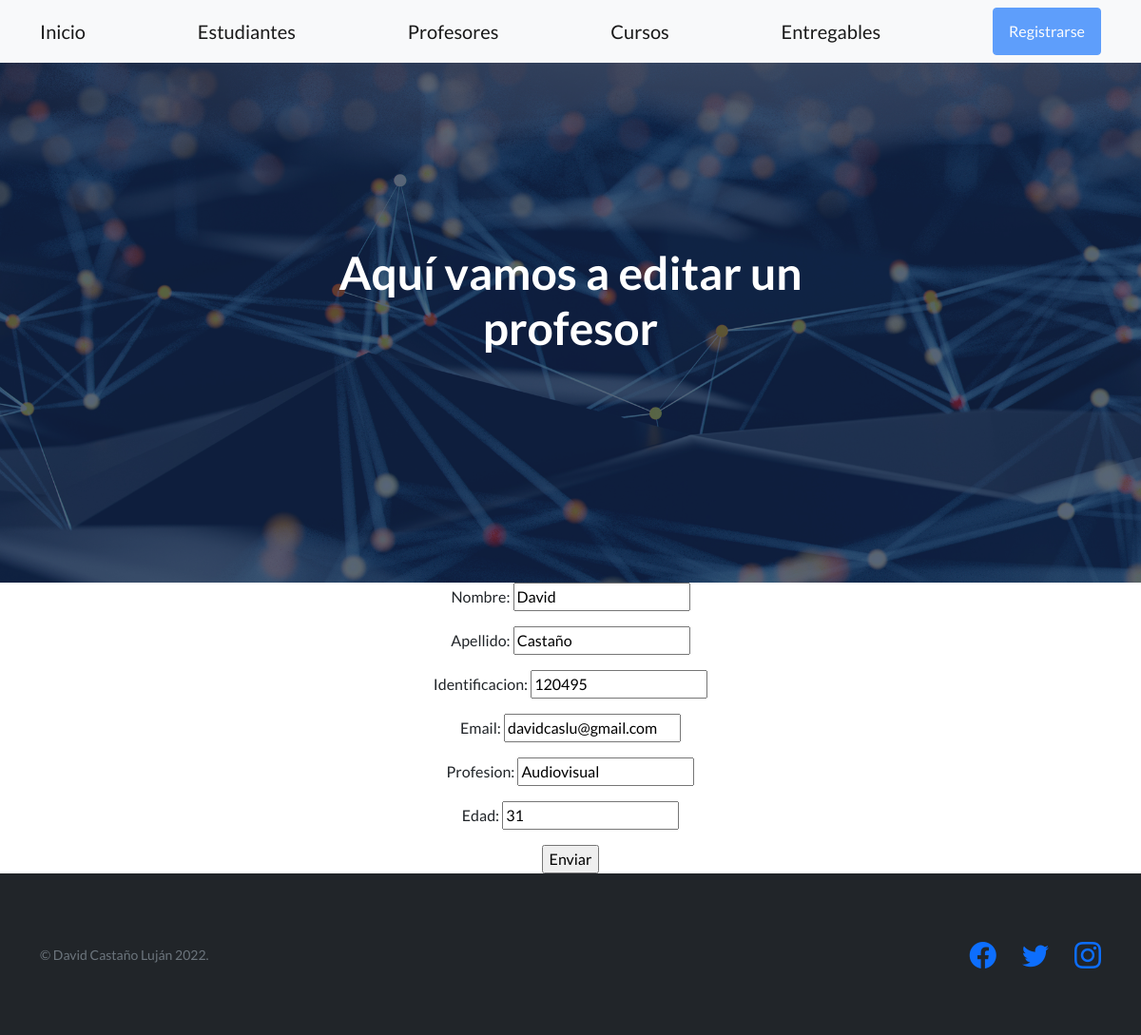
Page /AppCoder/editarProfesor/120495 on the committed database.
### AppCoder/models.py (models this page shows)
class Profesor(models.Model):
    nombre = models.CharField(max_length=40)
    apellido = models.CharField(max_length=40)
    identificacion = models.IntegerField(default=0)
    email = models.EmailField()
    profesion = models.CharField(max_length=40)
    edad = models.IntegerField(default = 0)

### AppCoder/views.py (the view)
# urls.py: path('editarProfesor/<profesor_identificacion>', editarProfesor, name='editarProfesor'),
def editarProfesor(request, profesor_identificacion):
    profesor_elegido=Profesor.objects.get(identificacion=profesor_identificacion)
    if request.method == 'POST':
        miFormulario = ProfesorFormulario(request.POST)
        if miFormulario.is_valid(): #valida que los datos estén bien
            infoDict = miFormulario.cleaned_data #la info del formulario se pasa a tipo diccionario
            profesor_elegido.nombre=infoDict["nombre"]
            profesor_elegido.apellido=infoDict["apellido"]
            profesor_elegido.identificacion=infoDict["identificacion"]
            profesor_elegido.email=infoDict["email"]
            profesor_elegido.profesion=infoDict["profesion"]
            profesor_elegido.edad=infoDict["edad"]
            profesor_elegido.save()
            return render(request, "AppCoder/index.html")
    else:
        miFormulario = ProfesorFormulario(initial={"nombre": profesor_elegido.nombre, "apellido": profesor_elegido.apellido, "identificacion": profesor_elegido.identificacion, "email": profesor_elegido.email, "profesion": profesor_elegido.profesion, "edad": profesor_elegido.edad})
    return render(request, "AppCoder/editarProfesor.html", {"formulario1": miFormulario})

### AppCoder/forms.py
class ProfesorFormulario(forms.Form):
    nombre = forms.CharField()
    apellido = forms.CharField()
    identificacion = forms.IntegerField()
    email = forms.EmailField()
    profesion = forms.CharField()
    edad = forms.IntegerField()

### AppCoder/templates/AppCoder/editarProfesor.html
{% extends "AppCoder/padre.html" %}
{% block titulo %}
    Aquí vamos a editar un profesor
{% endblock %}
{% block formulario %}
<form action="" method="POST"> {% csrf_token %}
    {{formulario1.as_p}}
    <input type = "submit" value="Enviar">
</form>
{% endblock %}

### rows in the picture
Profesor: nombre "David", apellido "Castaño", identificacion "120495", email "davidcaslu@gmail.com", profesion "Audiovisual", edad "31"
